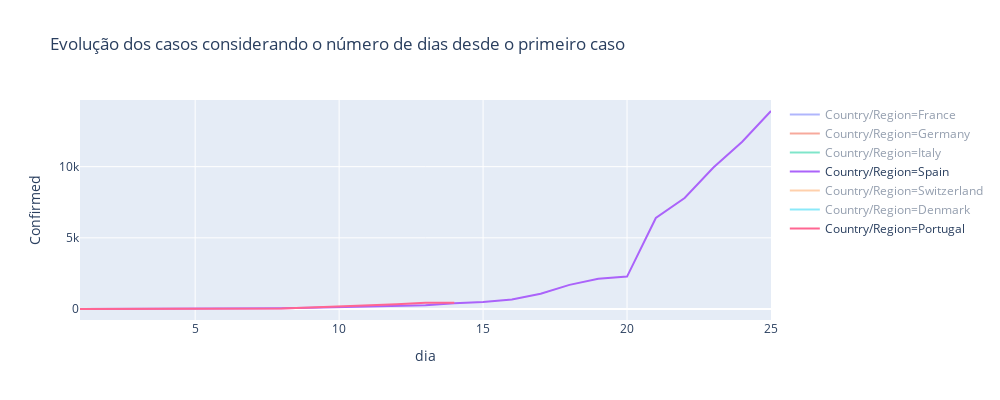

The cell this chart's notebook holds for it:
### Code cell
fig = px.line(temp, x="dia", y="Confirmed", color = 'Country/Region',height=400,width=1000,
             title='Evolução dos casos considerando o número de dias desde o primeiro caso')
fig.show()

### Figure 1 — Plotly figure (JSON) as saved in the notebook; plotly's stock layout.template omitted (floating-point values rounded to 4 significant figures)
{"data": [{"hoverlabel": {"namelength": 0}, "hovertemplate": "Country/Region=France<br>dia=%{x}<br>Confirmed=%{y}", "legendgroup": "Country/Region=France", "line": {"color": "#636efa", "dash": "solid"}, "mode": "lines", "name": "Country/Region=France", "showlegend": true, "type": "scatter", "visible": "legendonly", "x": [1, 2, 3, 4, 5, 6, 7, 8, 9, 10, 11, 12, 13, 14, 15, 16, 17, 18, 19, 20, 21, 22, 23, 24, 25, 26, 27, 28, 29, 30, 31, 32, 33], "xaxis": "x", "y": [2, 3, 3, 3, 4, 5, 5, 5, 6, 11, 11, 12, 14, 18, 38, 57, 100, 130, 191, 204, 285, 377, 653, 949, 1126, 1209, 1784, 3661, 4469, 4499, 6633, 7652, 9043], "yaxis": "y"}, {"hoverlabel": {"namelength": 0}, "hovertemplate": "Country/Region=Germany<br>dia=%{x}<br>Confirmed=%{y}", "legendgroup": "Country/Region=Germany", "line": {"color": "#EF553B", "dash": "solid"}, "mode": "lines", "name": "Country/Region=Germany", "showlegend": true, "type": "scatter", "visible": "legendonly", "x": [1, 2, 3, 4, 5, 6, 7, 8, 9, 10, 11, 12, 13, 14, 15, 16, 17, 18, 19, 20, 21, 22, 23, 24, 25, 26, 27, 28, 29, 30, 31, 32, 33, 34, 35], "xaxis": "x", "y": [4, 4, 4, 5, 8, 10, 12, 13, 14, 16, 16, 16, 16, 17, 27, 46, 48, 79, 130, 159, 196, 262, 482, 670, 799, 1040, 1176, 1457, 1600, 2078, 4585, 5795, 7272, 9257, 12327], "yaxis": "y"}, {"hoverlabel": {"namelength": 0}, "hovertemplate": "Country/Region=Italy<br>dia=%{x}<br>Confirmed=%{y}", "legendgroup": "Country/Region=Italy", "line": {"color": "#00cc96", "dash": "solid"}, "mode": "lines", "name": "Country/Region=Italy", "showlegend": true, "type": "scatter", "visible": "legendonly", "x": [1, 2, 3, 4, 5, 6, 7, 8, 9, 10, 11, 12, 13, 14, 15, 16, 17, 18, 19, 20, 21, 22, 23, 24, 25, 26], "xaxis": "x", "y": [2, 3, 20, 62, 155, 229, 322, 453, 655, 888, 1128, 1694, 2036, 2502, 3089, 3858, 4636, 5883, 7375, 9172, 10149, 17660, 24747, 27980, 31506, 35713], "yaxis": "y"}, {"hoverlabel": {"namelength": 0}, "hovertemplate": "Country/Region=Spain<br>dia=%{x}<br>Confirmed=%{y}", "legendgroup": "Country/Region=Spain", "line": {"color": "#ab63fa", "dash": "solid"}, "mode": "lines", "name": "Country/Region=Spain", "showlegend": true, "type": "scatter", "visible": true, "x": [1, 2, 3, 4, 5, 6, 7, 8, 9, 10, 11, 12, 13, 14, 15, 16, 17, 18, 19, 20, 21, 22, 23, 24, 25], "xaxis": "x", "y": [1, 2, 2, 6, 13, 15, 32, 45, 84, 120, 165, 222, 259, 400, 500, 673, 1073, 1695, 2128, 2277, 6391, 7798, 9942, 11748, 13910], "yaxis": "y"}, {"hoverlabel": {"namelength": 0}, "hovertemplate": "Country/Region=Switzerland<br>dia=%{x}<br>Confirmed=%{y}", "legendgroup": "Country/Region=Switzerland", "line": {"color": "#FFA15A", "dash": "solid"}, "mode": "lines", "name": "Country/Region=Switzerland", "showlegend": true, "type": "scatter", "visible": "legendonly", "x": [1, 2, 3, 4, 5, 6, 7, 8, 9, 10, 11, 12, 13, 14, 15, 16, 17, 18], "xaxis": "x", "y": [1, 8, 18, 27, 42, 56, 90, 114, 214, 268, 337, 374, 491, 1139, 1359, 2200, 2700, 3028], "yaxis": "y"}, {"hoverlabel": {"namelength": 0}, "hovertemplate": "Country/Region=Denmark<br>dia=%{x}<br>Confirmed=%{y}", "legendgroup": "Country/Region=Denmark", "line": {"color": "#19d3f3", "dash": "solid"}, "mode": "lines", "name": "Country/Region=Denmark", "showlegend": true, "type": "scatter", "visible": "legendonly", "x": [1, 2, 3, 4, 5, 6, 7, 8, 9, 10, 11, 12, 13, 14, 15, 16], "xaxis": "x", "y": [1, 3, 4, 6, 10, 23, 35, 90, 262, 801, 615, 827, 864, 914, 977, 1057], "yaxis": "y"}, {"hoverlabel": {"namelength": 0}, "hovertemplate": "Country/Region=Portugal<br>dia=%{x}<br>Confirmed=%{y}", "legendgroup": "Country/Region=Portugal", "line": {"color": "#FF6692", "dash": "solid"}, "mode": "lines", "name": "Country/Region=Portugal", "showlegend": true, "type": "scatter", "x": [1, 2, 3, 4, 5, 6, 7, 8, 9, 10, 11, 12, 13, 14], "xaxis": "x", "y": [2, 2, 5, 8, 13, 20, 30, 41, 112, 169, 245, 331, 448, 448], "yaxis": "y"}], "layout": {"height": 400, "legend": {"tracegroupgap": 0}, "title": {"text": "Evolução dos casos considerando o número de dias desde o primeiro caso"}, "width": 1000, "xaxis": {"anchor": "y", "autorange": true, "domain": [0, 1], "range": [1, 25], "title": {"text": "dia"}, "type": "linear"}, "yaxis": {"anchor": "x", "autorange": true, "domain": [0, 1], "range": [-771.7, 14680.0], "title": {"text": "Confirmed"}, "type": "linear"}}}
